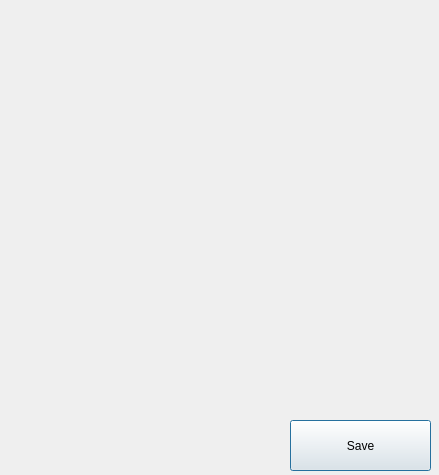
<?xml version="1.0" encoding="UTF-8"?>
<ui version="4.0">
 <class>Dialog</class>
 <widget class="QDialog" name="Dialog">
  <property name="geometry">
   <rect>
    <x>0</x>
    <y>0</y>
    <width>439</width>
    <height>475</height>
   </rect>
  </property>
  <property name="windowTitle">
   <string>Dialog</string>
  </property>
  <widget class="QPushButton" name="btn_save">
   <property name="geometry">
    <rect>
     <x>290</x>
     <y>420</y>
     <width>141</width>
     <height>51</height>
    </rect>
   </property>
   <property name="text">
    <string>Save</string>
   </property>
   <property name="default">
    <bool>true</bool>
   </property>
  </widget>
 </widget>
 <resources/>
 <connections/>
</ui>
